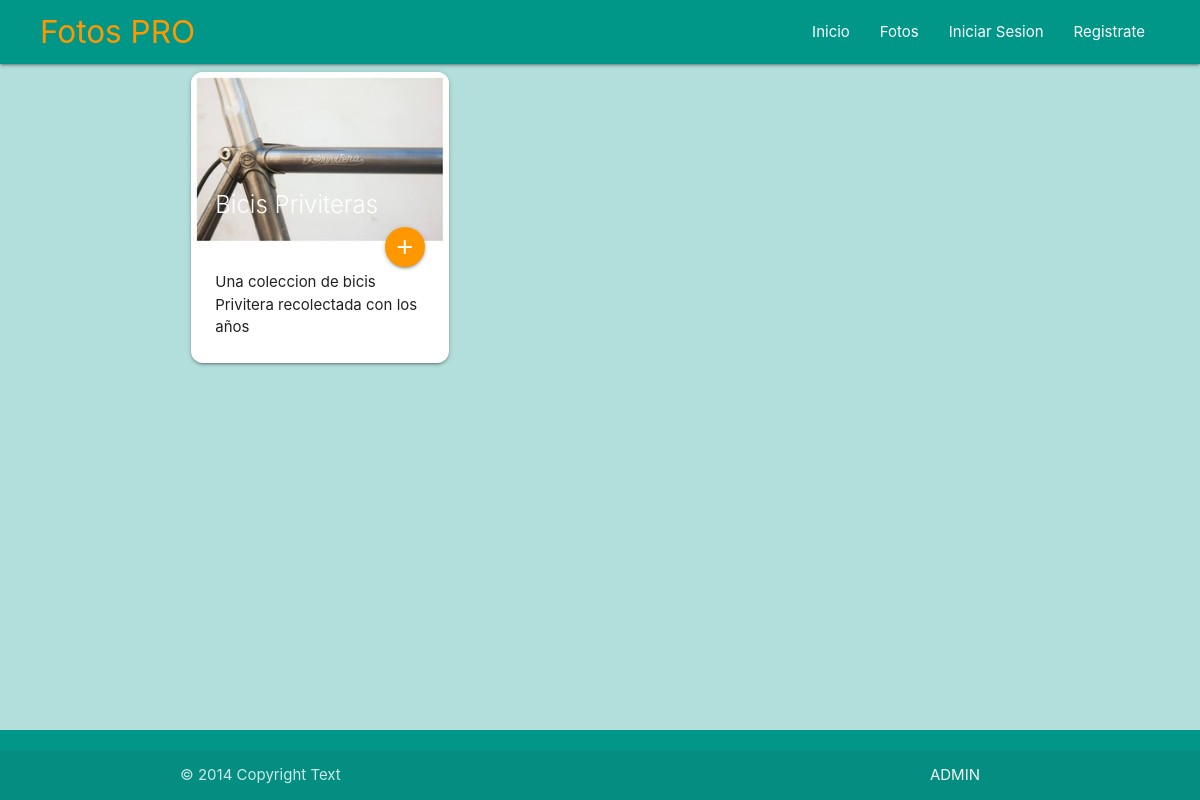
The page /catalogo on the database as committed earlier.
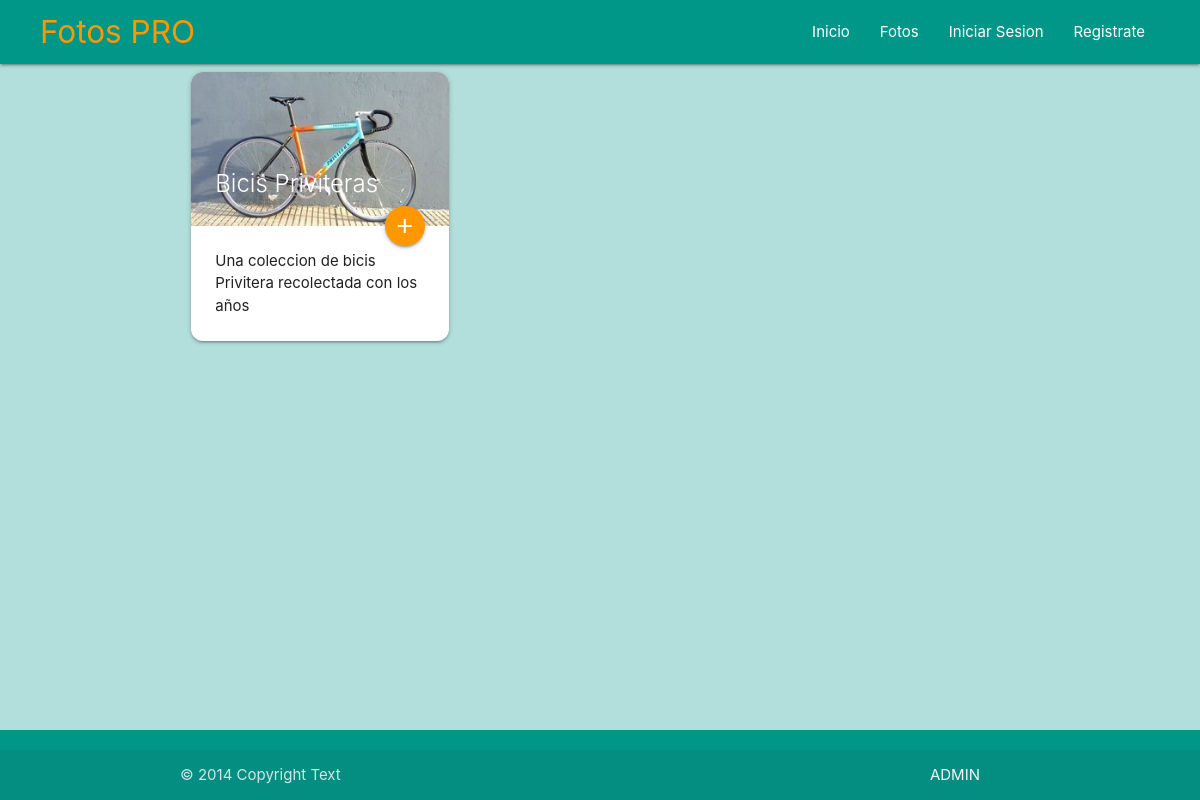
The same page on the database as committed later.
### catalogo_fotos_app/models.py (models this page shows, shortened)
class Album(models.Model):
    titulo = models.CharField(max_length=70)
    descripcion = models.TextField(max_length=1024)
    thumb = ProcessedImageField(
        upload_to="albums",
        processors=[Transpose(), ResizeToFit(300)],
        format="JPEG",
        options={"quality": 90},
    )
    tags = models.CharField(max_length=250)
    is_visible = models.BooleanField(default=True)
    creada = models.DateTimeField(auto_now_add=True)
    modificada = models.DateTimeField(auto_now_add=True)
    slug = models.SlugField(max_length=50, unique=True)

### catalogo_fotos_app/views.py (the view)
# urls.py: re_path(r"catalogo", views.catalogo, name="catalogo"),  # albumes
def catalogo(request):
    list = Album.objects.filter(is_visible=True).order_by("-creada")
    paginator = Paginator(list, 10)
    page = request.GET.get("page")
    try:
        albums = paginator.page(page)
    except PageNotAnInteger:
        albums = paginator.page(1)  # If page is not an integer, deliver first page.
    except EmptyPage:
        albums = paginator.page(
            paginator.num_pages
        )  # If page is out of range (e.g.  9999), deliver last page of results.
    return render(request, "catalogo.html", {"albums": list})

### catalogo_fotos_app/templates/catalogo.html (shortened to what this page needs)
{% extends 'template_base.html' %} {% load static %}  {% block contenidoPagina %}
<main>
  <div class="container">
    <div class="row">
      {% for album in albums %}
      <div class="col s12 m4">
        <div class="card">
          <div class="card-image">
            <img
              src="{{ album.thumb.url }}"
              alt="{{ album.titulo }}"
              class="dpg-album-card-image"
            />
            <span class="card-title">{{ album.titulo }}</span>
            <a
              class="btn-floating halfway-fab waves-effect waves-light orange"
              href="{% url 'album' album.slug %}"
              ><i class="material-icons">add</i></a
            >
          </div>
          <div class="card-content">
            <p>{{ album.descripcion|truncatechars:90 }}</p>
          </div>
        </div>
      </div>
    </div>
    {% endfor %}
  </div>
</main>
{% endblock %}

### catalogo_fotos_app/templates/template_base.html (shortened to what this page needs)
<!DOCTYPE html>
<html>
  <head>
    {% load static %}
    <link
      type="text/css"
      rel="stylesheet"
      href="{% static 'css/materialize.css' %}"
      media="screen,projection"
    />
  </head>
  <body>
    <nav>
      <div class="nav-wrapper">
        <a href="{% url 'index' %}" class="brand-logo orange-text">Fotos PRO</a>
        <ul id="nav-mobile" class="right hide-on-med-and-down">
          <li><a href="{% url 'index' %}">Inicio</a></li>
          <li><a href="{%url 'catalogo' %}">Fotos</a></li>
          {% if user.is_authenticated %}
          <li><a href="{% url 'cargar_album' %}">Cargar Album</a></li>
          <li>
            <p class="username">Hola, {{user.username}}</p>
          </li>
          <li><a href="{% url 'user_logout' %}">Cerrar Sesion</a></li>
          {% else %}
          <li><a href="{% url 'user_login' %}">Iniciar Sesion</a></li>
          <li><a href="{% url 'registro_usuario' %}">Registrate</a></li>
          {% endif %}
        </ul>
      </div>
    </nav>
    {% block contenidoPagina %} {% endblock %}
    <footer class="page-footer">
      <div class="footer-copyright">
        <div class="container">
          © 2014 Copyright Text
          <a class="grey-text text-lighten-4 right" href="/admin/">ADMIN</a>
        </div>
      </div>
    </footer>
  </body>
</html>

Rows that differ between the two databases and show on the page:
changed Album "Bicis Priviteras": thumb: a different picture
